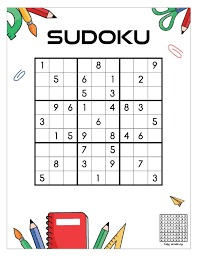
#> input picture ml/images/img_3.jpg, 197 x 256 px
$ jupyter execute --allow-errors SudokuMain.ipynb
#> lines starting #> are read from the running program, lines starting #| are printed output that depends on the picture; after the words box and inside, x2 and y2 are one past the last pixel; in counts of white or black regions, pixels touching at a corner belong together
[cell 1]
import cv2
import os
import numpy as np
from tensorflow.keras.models import load_model

Image Extraction and Processing

[cell 2]
img = cv2.imread("./images/img_3.jpg")
#> img is the input picture: shape (256, 197, 3); mean B, G, R 228.4, 229.8, 233.5
img = cv2.resize(img, (450, 450))
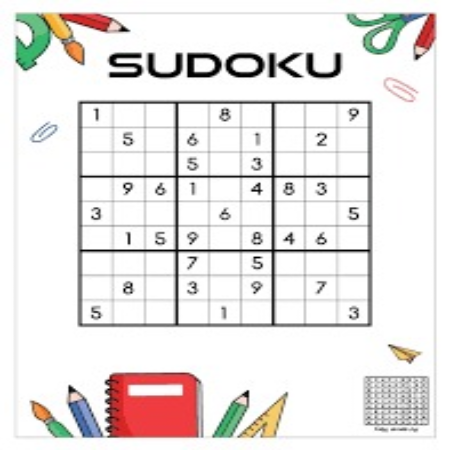
#> img: shape (450, 450, 3); mean B, G, R 228.4, 229.7, 233.5
img_gray = cv2.cvtColor(img, cv2.COLOR_BGR2GRAY)
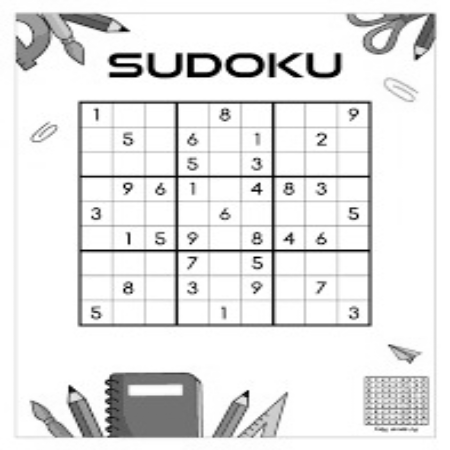
#> img_gray: shape (450, 450); min 0, max 255, mean 230.7
img_blur = cv2.GaussianBlur(img_gray, (5, 5), 1)
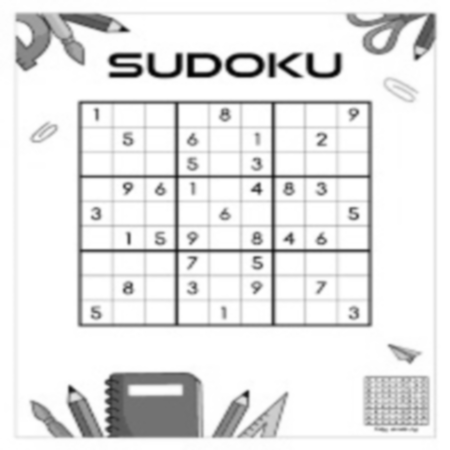
#> img_blur: shape (450, 450); min 1, max 255, mean 230.7
img_threshold = cv2.adaptiveThreshold(img_blur, 255, 1, 1, 11, 2)
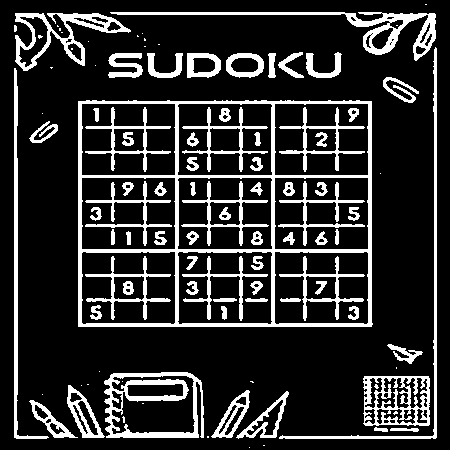
#> img_threshold: shape (450, 450); 17.8% white; 102 white regions (32 under 20 px)
output_path = os.path.join("images", "processed_image.jpg")
cv2.imwrite(output_path, img_threshold)
#> Out = True

Contour Mapping

[cell 3]
imgcontour = img.copy()
imgBigContour = img.copy()
contours, hierarchy = cv2.findContours(
    img_threshold, cv2.RETR_EXTERNAL, cv2.CHAIN_APPROX_SIMPLE)
#> contours = 47 contours, 24 with area under 20; largest, box (x1, y1, x2, y2) and area: (78, 100, 373, 327) 65987, (104, 372, 204, 438) 5793, (363, 376, 430, 426) 3123, (15, 13, 131, 71) 2517, (110, 12, 436, 61) 2450
cv2.drawContours(imgcontour, contours, -1, (0, 255, 0), 3)
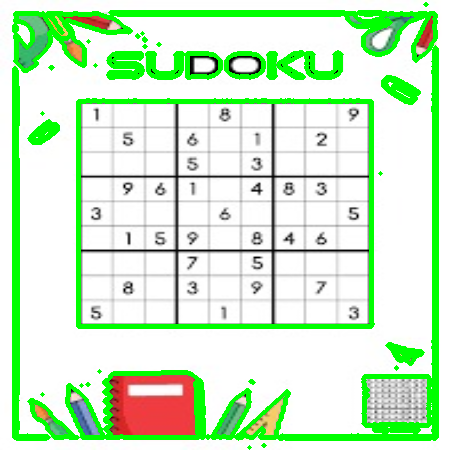
#> imgcontour: shape (450, 450, 3); 14.73% of pixels changed, all inside (x1, y1, x2, y2) = (12, 2, 439, 450)
cv2.imshow("Sudoku", imgcontour)
cv2.waitKey(0)
cv2.destroyAllWindows()

BiggestContour

[cell 4]
def biggestContour(contours):
    biggest = np.array([])
    max_area = 0
    for i in contours:
        area = cv2.contourArea(i)
        if area > 50:
            peri = cv2.arcLength(i, True)
            approx = cv2.approxPolyDP(i, 0.02*peri, True)
            if area > max_area and len(approx) == 4:
                biggest = approx
                max_area = area
    return biggest, max_area

[cell 5]
def reorder(points):
    points = points.reshape((4, 2))
    points_new = np.zeros((4, 1, 2), np.int32)
    add = points.sum(1)
    points_new[0] = points[np.argmin(add)]
    points_new[3] = points[np.argmax(add)]
    diff = np.diff(points, axis=1)
    points_new[1] = points[np.argmin(diff)]
    points_new[2] = points[np.argmax(diff)]
    return points_new

[cell 6]
biggest, maxArea = biggestContour(contours)
#> the loop in biggestContour, `for i in contours:` made 47 passes
#> (area, peri, biggest, max_area) on passes 14, 22: (3123, 252.6, [[364, 376], [365, 425], [429, 424], [428, 376]], 3123), (65987, 1055.1, [[78, 101], [78, 326], [371, 326], [371, 101]], 65987)
#> (area, peri, approx) on passes 4, 24, 34: (56, 60.49, [[390, 429], [418, 430], [417, 428]]), (1090, 808.6, [[14, 68], [14, 437], [46, 438], [16, 434]]), (1119, 1104.9, [[435, 47], [434, 434], [279, 438], [436, 437]])
#> after the loop in biggestContour, `for i in contours:`: max_area = 65987
#> biggest = [[78, 101], [78, 326], [371, 326], [371, 101]]; maxArea = 65987
if biggest.size != 0:
    biggest = reorder(biggest)
#> in reorder, `points = points.reshape((4, 2))`: points = [[78, 101], [78, 326], [371, 326], [371, 101]]
#> in reorder, `add = points.sum(1)`: add = [179, 404, 697, 472]
#> in reorder, `diff = np.diff(points, axis=1)`: diff = [23, 248, -45, -270]
#> biggest = [[78, 101], [371, 101], [78, 326], [371, 326]]
    cv2.drawContours(imgBigContour, biggest, -1, (0, 255, 0), 20)
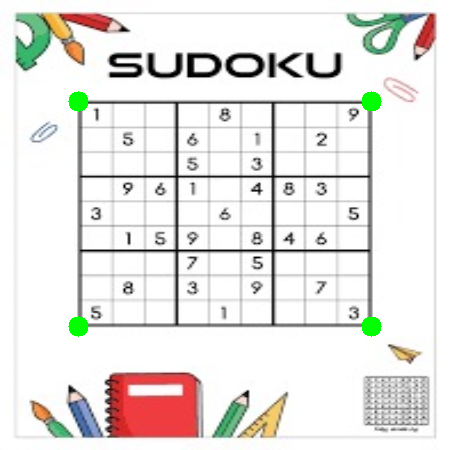
#> imgBigContour: shape (450, 450, 3); 0.63% of pixels changed, all inside (x1, y1, x2, y2) = (68, 91, 382, 337)
    pts1 = np.float32(biggest)
#> pts1 = [[78, 101], [371, 101], [78, 326], [371, 326]]
    pts2 = np.float32([[0, 0], [450, 0], [0, 450], [450, 450]])
    matrix = cv2.getPerspectiveTransform(pts1, pts2)
#> matrix = [[1.54, 7.45e-17, -119.8], [-7.66e-17, 2, -202], [-6.47e-19, 2.32e-35, 1]]
    imgWarpColored = cv2.warpPerspective(img, matrix, (450, 450))
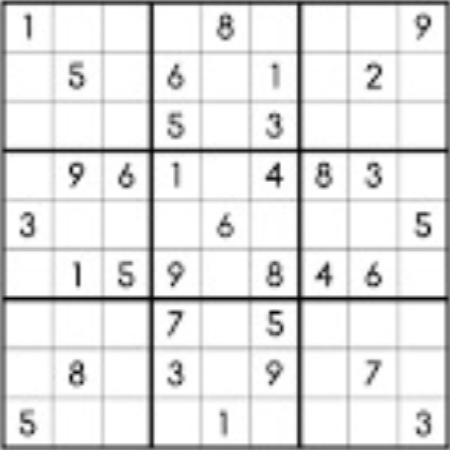
#> imgWarpColored: shape (450, 450, 3); mean B, G, R 227.2, 227.2, 227.2
    imgDetectedDigits = imgWarpColored.copy()
    imgWarpGray = cv2.cvtColor(imgWarpColored, cv2.COLOR_BGR2GRAY)
    cv2.imshow("Sudoku", imgWarpColored)
    cv2.waitKey(0)
    cv2.destroyAllWindows()

[cell 7]
def splitBoxes(img):
    rows = np.vsplit(img, 9)
    boxes = []
    for r in rows:
        cols = np.hsplit(r, 9)
        for box in cols:
            boxes.append(box)
    return boxes

#> (a cell that did not finish here is left out)

[cell 9]
# [18 lines left out: function getPredection, not called in this run]

[cell 10]
# [11 lines of commented-out code are left out]

[cell 11]
boxes = splitBoxes(imgWarpGray)
#> in splitBoxes, `rows = np.vsplit(img, 9)`: rows = 9 items
#> the loop in splitBoxes, `for r in rows:` made 9 passes
#> after the loop in splitBoxes, `for r in rows:`: boxes = 81 items
#> boxes = 81 items
#> (the rest of this cell did not finish here and is left out)

$ run again, with ml/images/img_2.jpg copied over ml/images/img_3.jpg
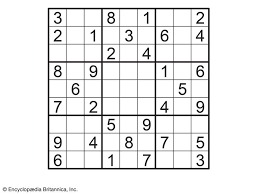
#> input picture ml/images/img_2.jpg, 259 x 194 px
#> img is the input picture: shape (194, 259, 3); mean B, G, R 236.2, 236.2, 236.2
#> img: shape (450, 450, 3)
#> `img_threshold = cv2.adaptiveThreshold(img_blur, 255, 1, 1, 11, 2)`:
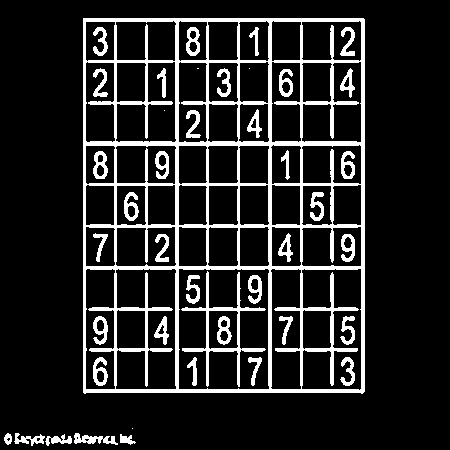
#> img_threshold: shape (450, 450); 14% white; 43 white regions (4 under 20 px)
#> Out = True
#> contours = 7 contours, 1 with area under 20; largest, box (x1, y1, x2, y2) and area: (83, 18, 365, 394) 105097, (74, 433, 118, 445) 212, (14, 433, 45, 446) 146, (45, 434, 72, 446) 116, (120, 434, 136, 445) 74, (4, 433, 12, 445) 58
#> imgcontour: shape (450, 450, 3); mean B, G, R 230.1, 240.3, 230.1
#> the loop in biggestContour, `for i in contours:` made 7 passes
#> (area, peri, biggest, max_area) on pass 7: (105097, 1310.5, [[83, 18], [83, 392], [362, 393], [364, 19]], 105097)
#> after the loop in biggestContour, `for i in contours:`: max_area = 105097
#> `biggest, maxArea = biggestContour(contours)`: biggest = [[83, 18], [83, 392], [362, 393], [364, 19]]; maxArea = 105097
#> points = [[83, 18], [83, 392], [362, 393], [364, 19]]
#> add = [101, 475, 755, 383]
#> diff = [-65, 309, 31, -345]
#> `biggest = reorder(biggest)`: biggest = [[83, 18], [364, 19], [83, 392], [362, 393]]
#> imgBigContour: shape (450, 450, 3); mean B, G, R 234.9, 236.4, 234.9
#> matrix = [[1.6, 4.88e-17, -132.9], [-0.00425, 1.19, -21.14], [1.36e-07, -1.9e-05, 1]]
#> `imgWarpColored = cv2.warpPerspective(img, matrix, (450, 450))`:
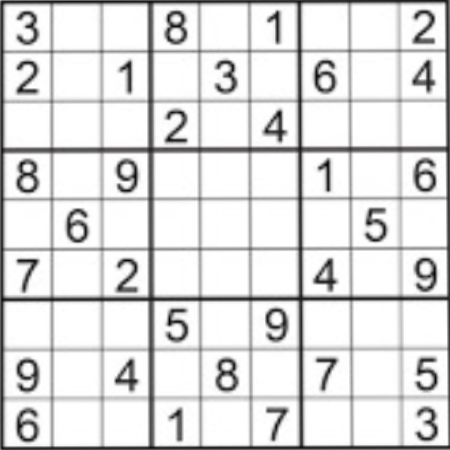
#> imgWarpColored: shape (450, 450, 3); mean B, G, R 221.6, 221.6, 221.6
#> rows = 9 items
#> the loop in splitBoxes, `for r in rows:` made 9 passes
#> after the loop in splitBoxes, `for r in rows:`: boxes = 81 items

$ run again, with ml/images/img_1.webp saved as ml/images/img_3.jpg
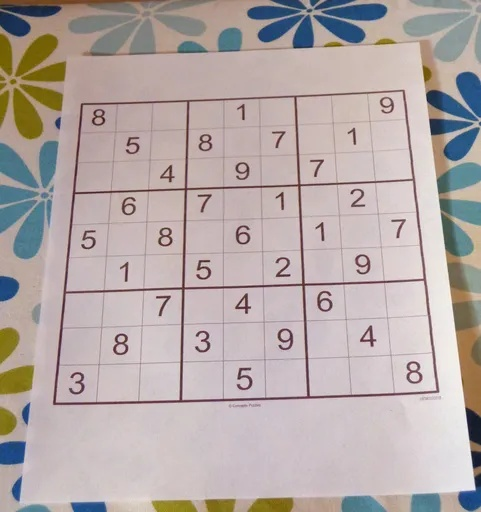
#> input picture ml/images/img_1.webp, 481 x 512 px
#> img is the input picture: shape (512, 481, 3); mean B, G, R 167.8, 169.6, 180.9
#> img: shape (450, 450, 3)
#> `img_threshold = cv2.adaptiveThreshold(img_blur, 255, 1, 1, 11, 2)`:
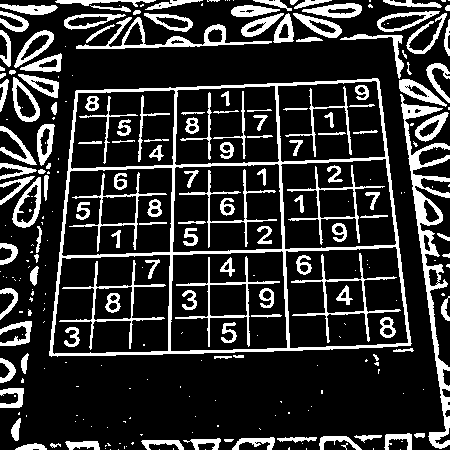
#> img_threshold: shape (450, 450); 19.2% white; 276 white regions (139 under 20 px)
#> Out = True
#> contours = 196 contours, 131 with area under 20; largest, box (x1, y1, x2, y2) and area: (49, 78, 412, 357) 88541, (400, 94, 450, 449) 3324, (76, 17, 272, 49) 1404, (12, 177, 41, 228) 858, (12, 77, 40, 122) 736
#> imgcontour: shape (450, 450, 3); mean B, G, R 142.7, 193.6, 154.1
#> the loop in biggestContour, `for i in contours:` made 196 passes
#> (area, peri, biggest, max_area) on passes 124, 145: (63, 54.49, [[47, 175], [44, 176], [45, 200], [48, 178]], 63), (88541, 1232.1, [[378, 79], [76, 90], [49, 355], [410, 345]], 88541)
#> after the loop in biggestContour, `for i in contours:`: max_area = 88541
#> `biggest, maxArea = biggestContour(contours)`: biggest = [[378, 79], [76, 90], [49, 355], [410, 345]]; maxArea = 88541
#> points = [[378, 79], [76, 90], [49, 355], [410, 345]]
#> add = [457, 166, 404, 755]
#> diff = [-299, 14, 306, -65]
#> `biggest = reorder(biggest)`: biggest = [[76, 90], [378, 79], [49, 355], [410, 345]]
#> imgBigContour: shape (450, 450, 3); mean B, G, R 166.6, 170, 179.6
#> matrix = [[1.63, 0.166, -138.5], [0.0798, 2.19, -203.2], [6.45e-05, 0.000795, 1]]
#> `imgWarpColored = cv2.warpPerspective(img, matrix, (450, 450))`:
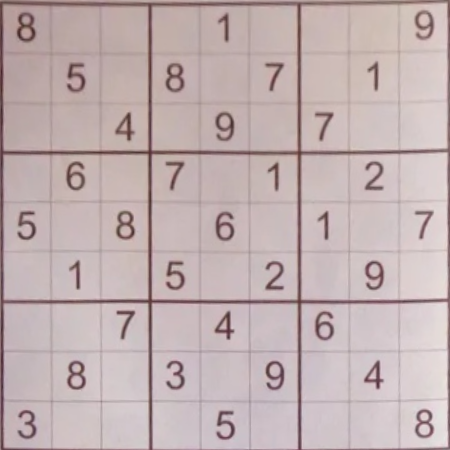
#> imgWarpColored: shape (450, 450, 3); mean B, G, R 177.5, 176.9, 193.6
#> rows = 9 items
#> the loop in splitBoxes, `for r in rows:` made 9 passes
#> after the loop in splitBoxes, `for r in rows:`: boxes = 81 items
